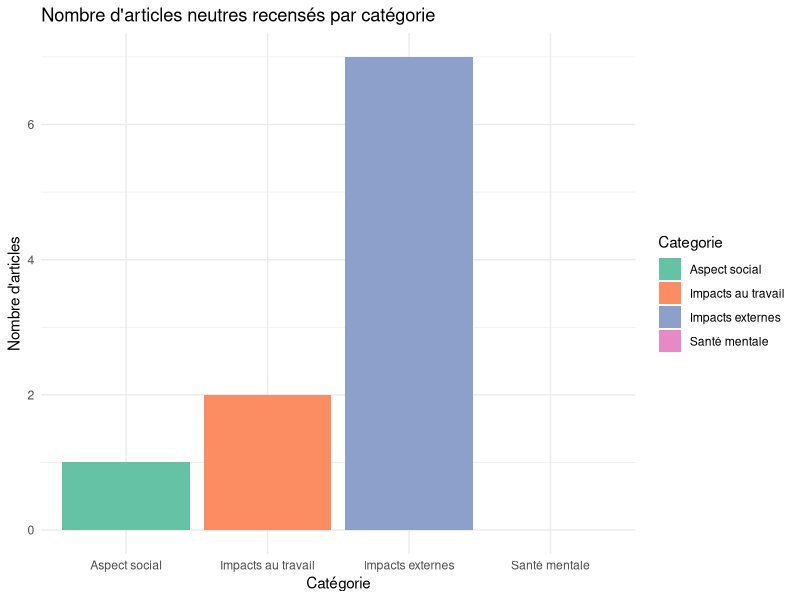

Write R code to recreate this figure.

library(ggplot2)
data_neutral <- data.frame(
  Categorie = c("Impacts au travail", "Impacts externes", "Aspect social", "Santé mentale"),
  Neutre = c(2, 7, 1, 0)
)
print(data_neutral)  # Afficher les données
str(data_neutral)
ggplot(data_neutral, aes(x = Categorie, y = Neutre, fill = Categorie)) +
  geom_bar(stat = "identity", position = "dodge") +
  theme_minimal() +
  labs(
    title = "Nombre d'articles neutres recensés par catégorie",
    x = "Catégorie",
    y = "Nombre d'articles"
  ) +
  scale_fill_brewer(palette = "Set2")
